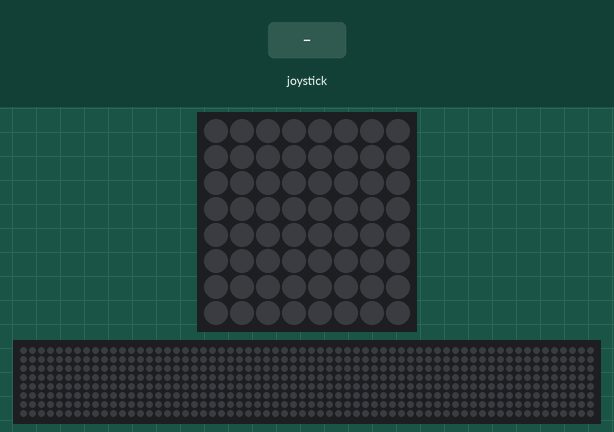
This program was run on a simulated Raspberry Pi (BCM pin numbers) with a Sense HAT. Parts: the Sense HAT's 8×8 RGB LED matrix, a strip that is not on the board, showing the scrolling text unrolled. Inputs (shaded band) come from the test bench. Files the program writes start out absent; the 64×8 strip is a reading aid, not a part: it shows the text the matrix is scrolling, unrolled, one strip-width of it at a time.

Above: at 9.7 s.
9.8 s: joystick pushed up
At 26.97 s:
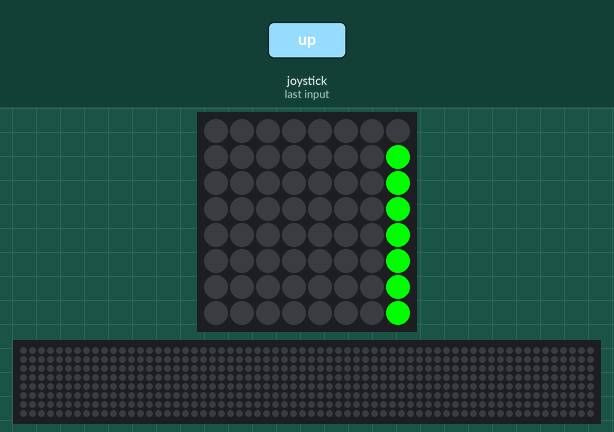
At 27.47 s:
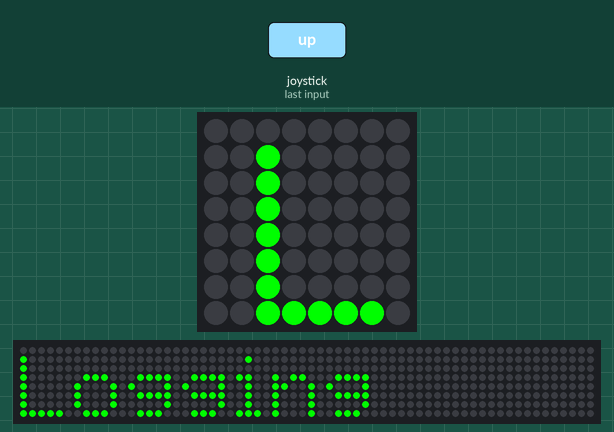

Measured:
- after the input at 9.8 s, the LEDs: first change after 0.05 s (image 1 shows a later state)

The program:

sense_logging_temp.py
```python
import sqlite3
import time
from sense_hat import SenseHat
from signal import pause

sense = SenseHat()
sense.clear()

# SQLiteデータベースの設定
conn = sqlite3.connect('sensor_data.db')
c = conn.cursor()
c.execute('''CREATE TABLE IF NOT EXISTS sensor_data
             (timestamp TEXT, temperature REAL, humidity REAL, pressure REAL)''')
conn.commit()

# メニュー項目
menu_items = ["Start Logging", "Stop Logging"]
current_item = 0

logging = False

# メニューを表示する関数
def display_menu():
    global current_item
    sense.clear()
    for i, item in enumerate(menu_items):
        color = (0, 255, 0) if i == current_item else (255, 255, 255)
        sense.show_message(item, text_colour=color, scroll_speed=0.05)
    time.sleep(0.5)  # 少し待ってから次の表示

# センサーのデータをSQLiteに保存する関数
def log_sensor_data():
    temp = sense.get_temperature()
    humidity = sense.get_humidity()
    pressure = sense.get_pressure()
    timestamp = time.strftime('%Y-%m-%d %H:%M:%S')
    c.execute("INSERT INTO sensor_data (timestamp, temperature, humidity, pressure) VALUES (?, ?, ?, ?)",
              (timestamp, temp, humidity, pressure))
    conn.commit()
    sense.show_message(timestamp, text_colour=(255, 50, 100))

# ジョイスティックのイベントを処理する関数
def joystick_up(event):
    global current_item
    current_item = (current_item - 1) % len(menu_items)
    display_menu()
    control_event_loop()

def joystick_down(event):
    global current_item
    current_item = (current_item + 1) % len(menu_items)
    display_menu()
    control_event_loop()

def control_event_loop():
    global logging
    if current_item == 0 and not logging:
        logging = True
        sense.show_message("Logging Started", text_colour=(0, 255, 0))
        while logging:
            log_sensor_data()
            time.sleep(10)  # 10秒ごとにデータをログ
    elif current_item == 1 and logging:
        logging = False
        sense.show_message("Logging Stopped", text_colour=(255, 0, 0))

# ジョイスティックのイベントリスナーを設定
sense.stick.direction_up = joystick_up
sense.stick.direction_down = joystick_down
#sense.stick.direction_middle = joystick_middle

# 初期メニュー表示
display_menu()

pause()  # プログラムを終了させずに待機

# プログラム終了時にリソースを解放
sense.clear()
conn.close()
```
